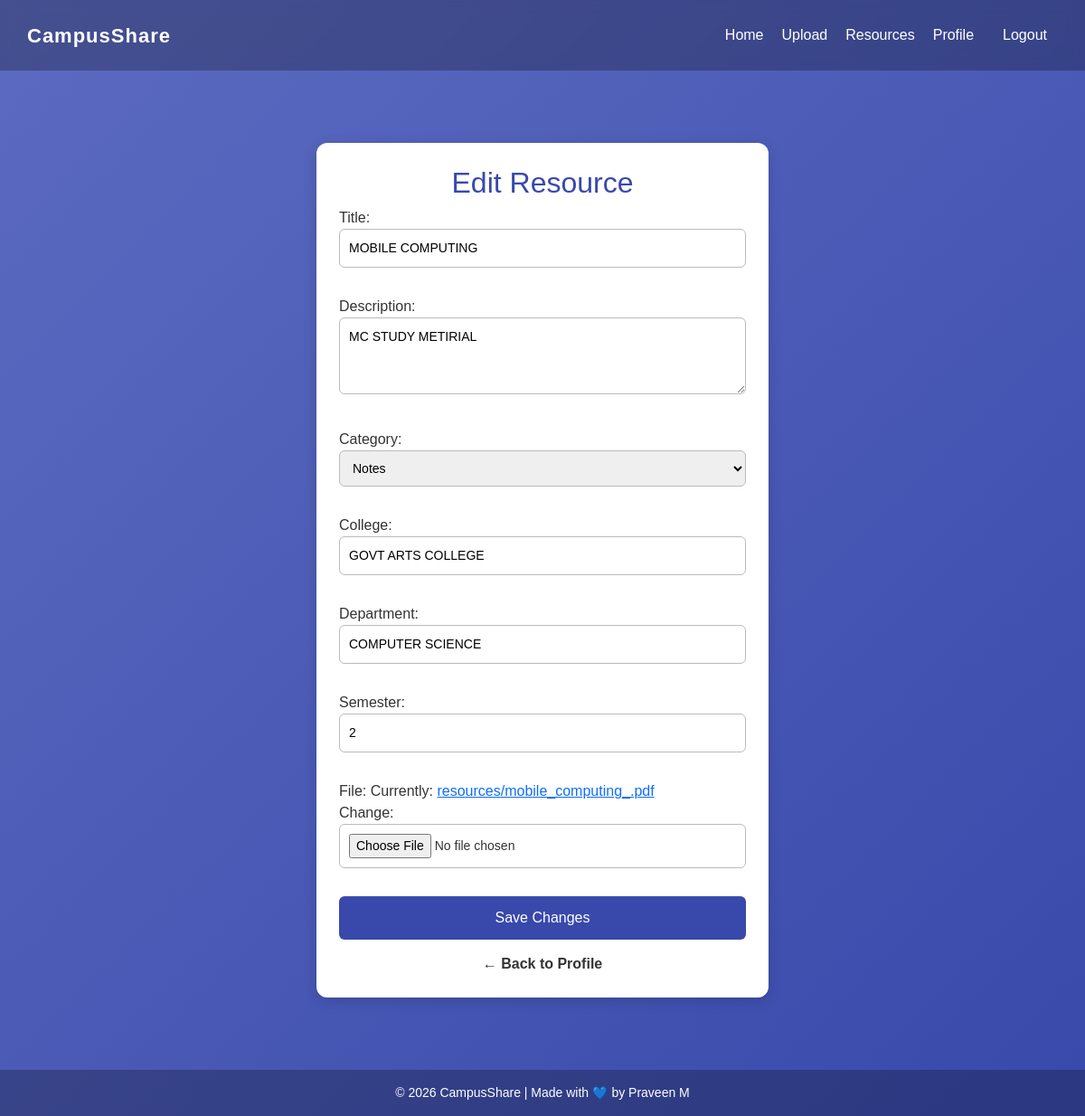
Screenshot of /resources/edit/3/ (signed in) with the database file from the repository.
### resources/models.py (models this page shows, shortened)
class Resource(models.Model):
    title = models.CharField(max_length=255)
    description = models.TextField(blank=True)
    category = models.CharField(max_length=20, choices=CATEGORY_CHOICES)
    college = models.CharField(max_length=200)
    department = models.CharField(max_length=150)
    semester = models.IntegerField(null=True, blank=True)
    file = models.FileField(upload_to='resources/')
    uploaded_by = models.ForeignKey(settings.AUTH_USER_MODEL, on_delete=models.CASCADE)
    uploaded_at = models.DateTimeField(auto_now_add=True)
    status = models.CharField(max_length=20, choices=STATUS_CHOICES, default='pending')
    download_count = models.IntegerField(default=0)

### resources/views.py (the view)
# urls.py: path('edit/<int:pk>/', views.resource_edit, name='resource_edit'),
@login_required
def resource_edit(request, pk):
    resource = get_object_or_404(Resource, pk=pk, uploaded_by=request.user)
    if request.method == 'POST':
        form = ResourceForm(request.POST, request.FILES, instance=resource)
        if form.is_valid():
            form.save()
            messages.success(request, "Resource updated.")
            return redirect('profile')
    else:
        form = ResourceForm(instance=resource)
    return render(request, 'resources/resource_edit.html', {'form': form, 'resource': resource})

### resources/forms.py
class ResourceForm(forms.ModelForm):
    class Meta:
        model = Resource
        fields = ['title', 'description', 'category', 'college', 'department', 'semester', 'file']
        widgets = {
            'description': forms.Textarea(attrs={'rows': 3, 'placeholder': 'Enter short description...'}),
        }

### resources/templates/resources/resource_edit.html (shortened to what this page needs)
{% extends 'base.html' %}
{% block content %}
<div class="upload-container">
    <h2>Edit Resource</h2>
    <form method="POST" enctype="multipart/form-data">
        {{ form.as_p }}
        <button type="submit">Save Changes</button>
    </form>
    <a href="{% url 'profile' %}" class="back-btn">← Back to Profile</a>
</div>
{% endblock %}

### templates/base.html (style rules this page uses)
body { font-family: "Poppins", sans-serif; margin: 0; padding: 0; background: linear-gradient(135deg, #74ABE2, #5563DE); color: #fff; min-height: 100vh; }

### resources/templates/resources/resource_edit.html (style rules this page uses)
body { font-family: "Poppins", sans-serif; background: linear-gradient(135deg, #5C6BC0, #3949AB); color: #fff; margin: 0; padding: 0; }
.upload-container { max-width: 500px; width: 90%; background: white; color: #333; padding: 25px; margin: 80px auto; border-radius: 12px; box-shadow: 0px 4px 15px rgba(0, 0, 0, 0.15); }
h2 { text-align: center; color: #3949AB; }
form { display: flex; flex-direction: column; gap: 15px; }
input, select, textarea { width: 100%; padding: 10px; border-radius: 6px; border: 1px solid #bbb; font-size: 14px; }
button { background: #3949AB; color: white; padding: 12px; border: none; border-radius: 6px; cursor: pointer; font-size: 16px; }
.back-btn { display: block; text-align: center; margin-top: 15px; color: #333; font-weight: 600; text-decoration: none; }

### rows the page displays
Resource: title "MOBILE COMPUTING", description "MC STUDY METIRIAL", category "Notes", college "GOVT ARTS COLLEGE", department "COMPUTER SCIENCE", semester "2"
